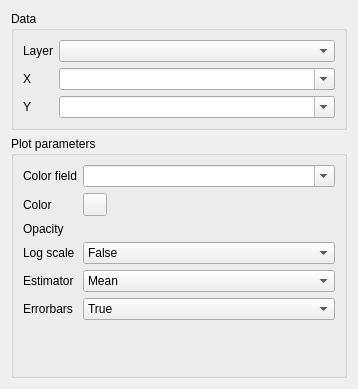
<?xml version="1.0" encoding="UTF-8"?>
<ui version="4.0">
 <class>Form</class>
 <widget class="QWidget" name="Form">
  <property name="geometry">
   <rect>
    <x>0</x>
    <y>0</y>
    <width>358</width>
    <height>389</height>
   </rect>
  </property>
  <property name="sizePolicy">
   <sizepolicy hsizetype="Preferred" vsizetype="Preferred">
    <horstretch>0</horstretch>
    <verstretch>0</verstretch>
   </sizepolicy>
  </property>
  <property name="minimumSize">
   <size>
    <width>0</width>
    <height>389</height>
   </size>
  </property>
  <property name="maximumSize">
   <size>
    <width>16777215</width>
    <height>389</height>
   </size>
  </property>
  <property name="windowTitle">
   <string>Form</string>
  </property>
  <layout class="QVBoxLayout" name="verticalLayout">
   <item>
    <widget class="QGroupBox" name="plot_data_box_2">
     <property name="sizePolicy">
      <sizepolicy hsizetype="Preferred" vsizetype="Maximum">
       <horstretch>0</horstretch>
       <verstretch>0</verstretch>
      </sizepolicy>
     </property>
     <property name="title">
      <string>Data</string>
     </property>
     <layout class="QFormLayout" name="formLayout">
      <item row="0" column="0">
       <widget class="QLabel" name="label_2">
        <property name="text">
         <string>Layer</string>
        </property>
       </widget>
      </item>
      <item row="0" column="1">
       <widget class="QgsMapLayerComboBox" name="layer"/>
      </item>
      <item row="1" column="0">
       <widget class="QLabel" name="label_3">
        <property name="text">
         <string>X</string>
        </property>
       </widget>
      </item>
      <item row="1" column="1">
       <widget class="QgsFieldComboBox" name="X">
        <property name="editable">
         <bool>true</bool>
        </property>
       </widget>
      </item>
      <item row="2" column="0">
       <widget class="QLabel" name="label">
        <property name="text">
         <string>Y</string>
        </property>
       </widget>
      </item>
      <item row="2" column="1">
       <widget class="QgsFieldComboBox" name="Y">
        <property name="editable">
         <bool>true</bool>
        </property>
       </widget>
      </item>
     </layout>
    </widget>
   </item>
   <item>
    <widget class="QgsCollapsibleGroupBox" name="parameter_box">
     <property name="title">
      <string>Plot parameters</string>
     </property>
     <layout class="QFormLayout" name="formLayout_2">
      <item row="0" column="0">
       <widget class="QLabel" name="label_4">
        <property name="text">
         <string>Color field</string>
        </property>
       </widget>
      </item>
      <item row="0" column="1">
       <widget class="QgsFieldComboBox" name="color_field">
        <property name="editable">
         <bool>true</bool>
        </property>
        <property name="allowEmptyFieldName">
         <bool>true</bool>
        </property>
       </widget>
      </item>
      <item row="1" column="0">
       <widget class="QLabel" name="label_113">
        <property name="text">
         <string>Color</string>
        </property>
       </widget>
      </item>
      <item row="1" column="1">
       <widget class="QgsColorButton" name="color">
        <property name="minimumSize">
         <size>
          <width>24</width>
          <height>0</height>
         </size>
        </property>
       </widget>
      </item>
      <item row="2" column="0">
       <widget class="QLabel" name="label_114">
        <property name="text">
         <string>Opacity</string>
        </property>
       </widget>
      </item>
      <item row="2" column="1">
       <widget class="QgsOpacityWidget" name="opacity">
        <property name="opacity">
         <double>1.000000000000000</double>
        </property>
       </widget>
      </item>
      <item row="3" column="0">
       <widget class="QLabel" name="label_115">
        <property name="text">
         <string>Log scale</string>
        </property>
       </widget>
      </item>
      <item row="3" column="1">
       <widget class="QComboBox" name="log_scale">
        <item>
         <property name="text">
          <string>False</string>
         </property>
        </item>
        <item>
         <property name="text">
          <string>True</string>
         </property>
        </item>
       </widget>
      </item>
      <item row="4" column="0">
       <widget class="QLabel" name="label_116">
        <property name="text">
         <string>Estimator</string>
        </property>
       </widget>
      </item>
      <item row="4" column="1">
       <widget class="QComboBox" name="estimator">
        <item>
         <property name="text">
          <string>Mean</string>
         </property>
        </item>
        <item>
         <property name="text">
          <string>Sum</string>
         </property>
        </item>
       </widget>
      </item>
      <item row="5" column="0">
       <widget class="QLabel" name="label_117">
        <property name="text">
         <string>Errorbars</string>
        </property>
       </widget>
      </item>
      <item row="5" column="1">
       <widget class="QComboBox" name="errorbars">
        <item>
         <property name="text">
          <string>True</string>
         </property>
        </item>
        <item>
         <property name="text">
          <string>False</string>
         </property>
        </item>
       </widget>
      </item>
     </layout>
    </widget>
   </item>
  </layout>
 </widget>
 <customwidgets>
  <customwidget>
   <class>QgsCollapsibleGroupBox</class>
   <extends>QGroupBox</extends>
   <header>qgscollapsiblegroupbox.h</header>
   <container>1</container>
  </customwidget>
  <customwidget>
   <class>QgsColorButton</class>
   <extends>QToolButton</extends>
   <header>qgscolorbutton.h</header>
   <container>1</container>
  </customwidget>
  <customwidget>
   <class>QgsFieldComboBox</class>
   <extends>QComboBox</extends>
   <header>qgsfieldcombobox.h</header>
  </customwidget>
  <customwidget>
   <class>QgsMapLayerComboBox</class>
   <extends>QComboBox</extends>
   <header>qgsmaplayercombobox.h</header>
  </customwidget>
  <customwidget>
   <class>QgsOpacityWidget</class>
   <extends>QWidget</extends>
   <header>qgsopacitywidget.h</header>
   <container>1</container>
  </customwidget>
 </customwidgets>
 <resources/>
 <connections/>
</ui>
